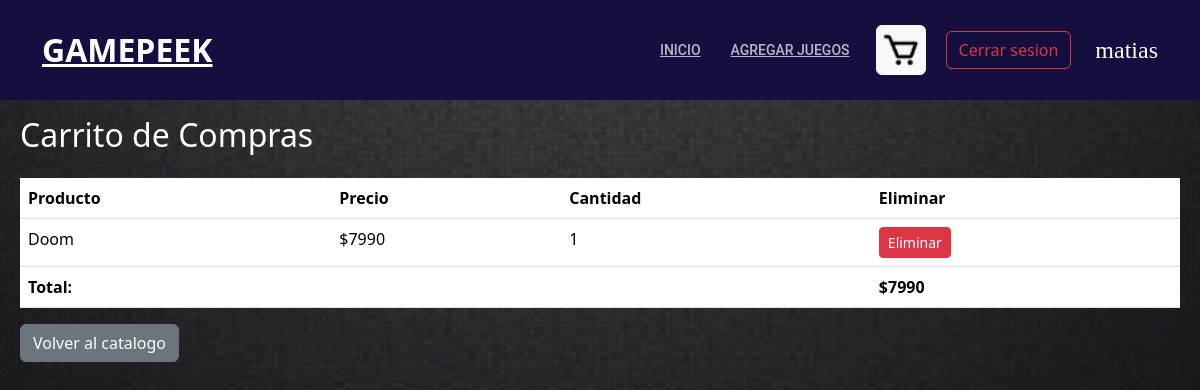
The page /ver_carrito/ (signed in) on the database its author committed.
### post/models.py (models this page shows, shortened)
class CartItem(models.Model):
    cart = models.ForeignKey(Cart, related_name='items', on_delete=models.CASCADE)
    product = models.ForeignKey(Post, on_delete=models.CASCADE)
    quantity = models.PositiveIntegerField(default=1)

class Post(models.Model):
    title = models.CharField(max_length=250)
    content = models.TextField()
    image = models.ImageField(blank=True,null=True,upload_to='fotos/')
    price = models.IntegerField(default=0)

### post/views.py (the view)
# urls.py: path('ver_carrito/', ver_carrito, name='ver_carrito'),
@login_required
def ver_carrito(request):
    cart = Cart.objects.filter(user=request.user).first()
    if cart:
        items = cart.items.all()
        total = items.aggregate(total=Sum('product__price'))['total']
    else:
        items = []
        total = 0
    return render(request, 'carrito.html', {'items': items, 'total': total})

### post/templates/carrito.html (shortened to what this page needs)
{% load static %}
<!DOCTYPE html>
<html>
<head>
    <link href="https://cdn.jsdelivr.net/npm/bootstrap@5.3.3/dist/css/bootstrap.min.css" rel="stylesheet">
    <link rel="stylesheet" href="{% static 'css/style_game.css' %}">
</head>
<header id="header" class="fixed-top">
    <div class="container d-flex align-items-center">
      <h1 class="logo mr-auto"><a href="{% url 'index' %}">GamePeek</a></h1>
      <nav class="nav-menu d-none d-lg-block">
        <ul>
          <li class="active"><a href="{% url 'index' %}">Inicio</a></li>
          {% if user.is_authenticated %}
            {% if user.is_authenticated and user.is_staff %}
              <li><a href="{% url 'agregar' %}">Agregar Juegos</a></li>
            {% endif %}
            <li>
              <a href="{% url 'ver_carrito' %}" class="btn btn-light cart-button">
                <img src="{% static 'img/carrito.png' %}" alt="Carrito de compras">
              </a>
          </li>
            <form action="{% url 'logout' %}" method="post">
              <button type="submit" class="btn btn-outline-danger">Cerrar sesion</button>
            </form>
            <p class="username">{{user.username}}</p>
          {% else %}
            <a href="{% url 'login' %}" class="btn btn-outline-primary">Iniciar sesion</a>
            <a href="{% url 'register' %}" class="btn btn-outline-success">Registrarse</a>
          {% endif %}
        </ul>
      </nav>
    </div>
  </header>
<body>
    <div class="container-carrito">
        <h2 class="mb-4">Carrito de Compras</h2>
        <table class="table">
            <thead>
                <tr>
                    <th scope="col">Producto</th>
                    <th scope="col">Precio</th>
                    <th scope="col">Cantidad</th>
                    <th scope="col">Eliminar</th>
                </tr>
            </thead>
            <tbody>
                {% for item in items %}
                <tr>
                    <td>{{ item.product.title }}</td>
                    <td>${{ item.product.price }}</td>
                    <td>{{ item.quantity }}</td>
                    <td>
                        <form action="{% url 'eliminar_del_carrito' item.id %}" method="post">
                            <button type="submit" class="btn btn-danger btn-sm">Eliminar</button>
                        </form>
                    </td>
                </tr>
                {% endfor %}
            </tbody>
            <tfoot>
                <tr>
                    <td colspan="3"><strong>Total:</strong></td>
                    <td><strong>${{ total }}</strong></td>
                </tr>
            </tfoot>
        </table>
        <a href="{% url 'index' %}" class="btn btn-secondary">Volver al catalogo</a>
    </div>
</body>
</html>

### post/static/post/css/style_game.css (style rules this page uses)
body { background-image: url("../img/background.jpg"); background-size: cover; background-attachment: fixed; background-repeat: no-repeat; background-position: center center; margin: 0; min-height: 100vh; padding-top: 72px; }
#header { background: rgb(21, 15, 64); padding: 15px; margin-left: auto; display: flex; align-items: center; justify-content: space-between; }
#header .container { display: flex; align-items: center; width: 100%; }
#header .nav-menu { margin-left: auto; }
#header .nav-menu p { font-size: 24px; font-family: fantasy; margin: 0; padding-left: 24px; color: white; }
#header .nav-menu form { font-size: large; color: aliceblue; padding-left: auto; padding-top: auto; line-height: 1; padding-bottom: auto; display: inline-block; margin-left: 20px; }
#header .logo { font-size: 32px; margin: 0; padding: 0; line-height: 1; font-weight: 700; text-transform: uppercase; }
#header .logo a { color: rgb(255, 255, 255); }
.cart-button { width: 50px; height: 50px; padding: 0; display: flex; align-items: center; justify-content: center; }
.cart-button img { width: 100%; height: 100%; object-fit: contain; }
.nav-menu ul { margin: 0; padding: 0; list-style: none; display: flex; align-items: center; justify-content: center; }
.nav-menu > ul { display: flex; }
.nav-menu > ul > li { position: relative; white-space: nowrap; padding: 10px 0 10px 22px; }
.nav-menu a { display: block; position: relative; color: rgba(255, 255, 255, 0.7); transition: 0.3s; font-size: 14px; font-weight: 500; font-family: "Roboto", sans-serif; padding: 0 4px; text-transform: uppercase; }
.btn-danger { background-color: #dc3545; }
body h1 { display: flex; justify-content: center; color: rgb(255, 255, 255); box-shadow: 0 4px 8px rgba(0,0,0,0.1); padding-bottom: 10px; }
.btn-danger { background-color: #dc3545; color: #fff; }
.container-carrito { padding-top: 12vh; color: white; text-decoration: none; }

### post/templates/carrito.html (style rules this page uses)
body { padding: 20px; }

### rows shown on the page
CartItem: product "Doom", product.price "7990", quantity "1"

### other values the page prints
{{ user.username }} "matias"
{{ total }} "7990"
